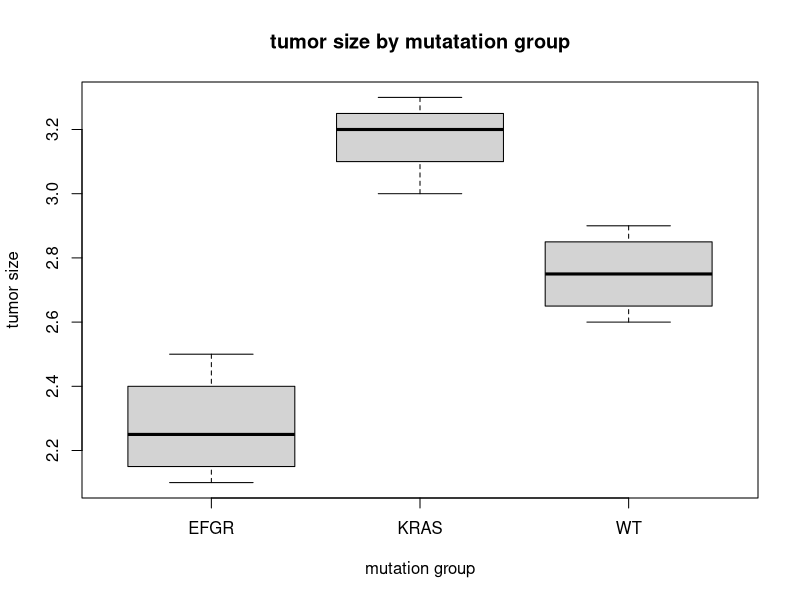
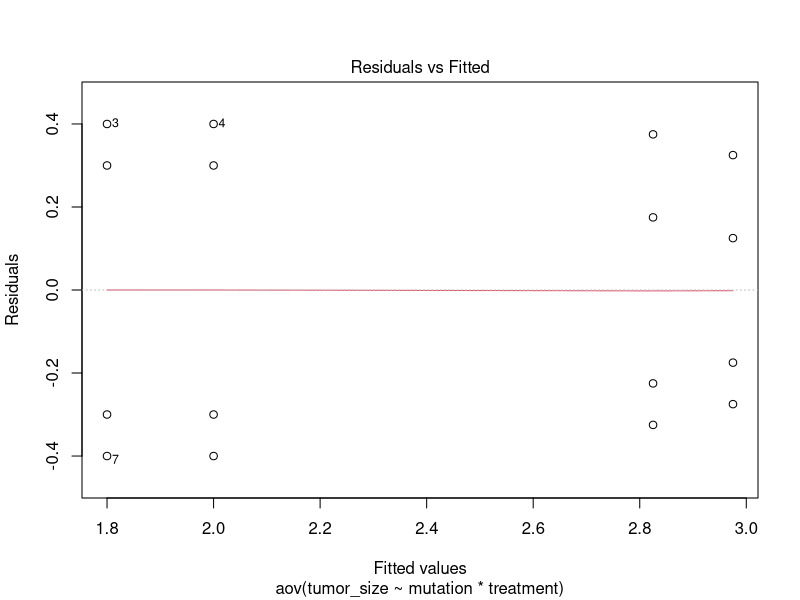
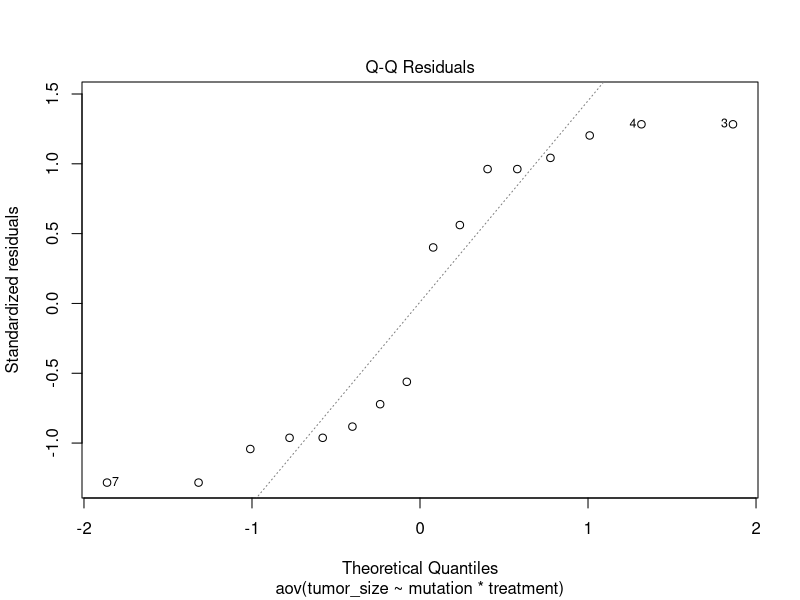
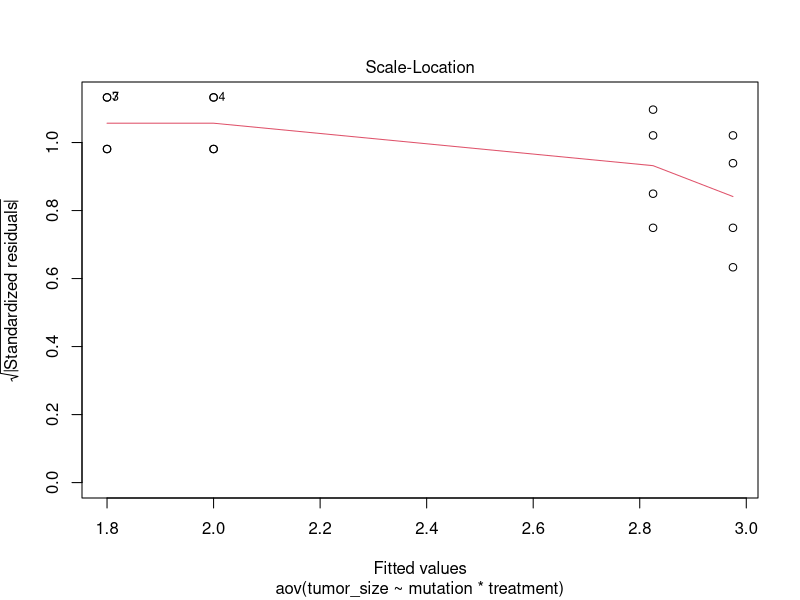
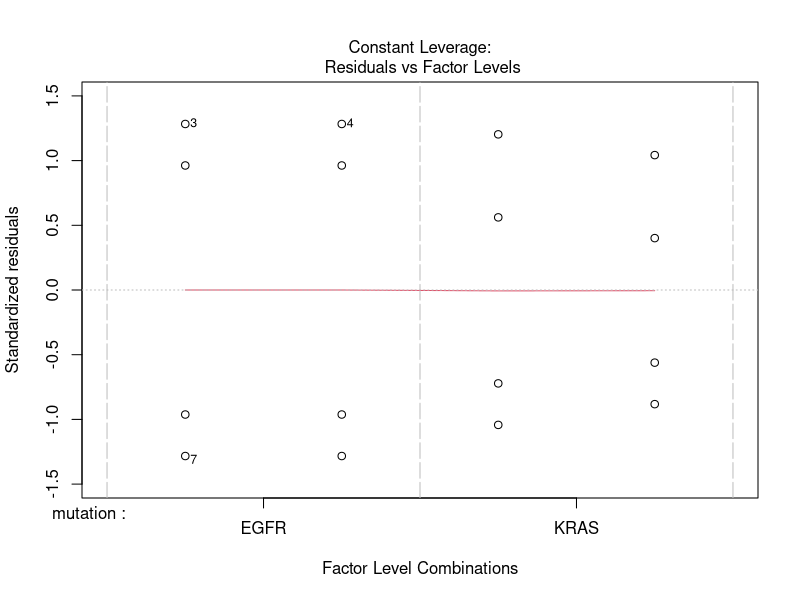
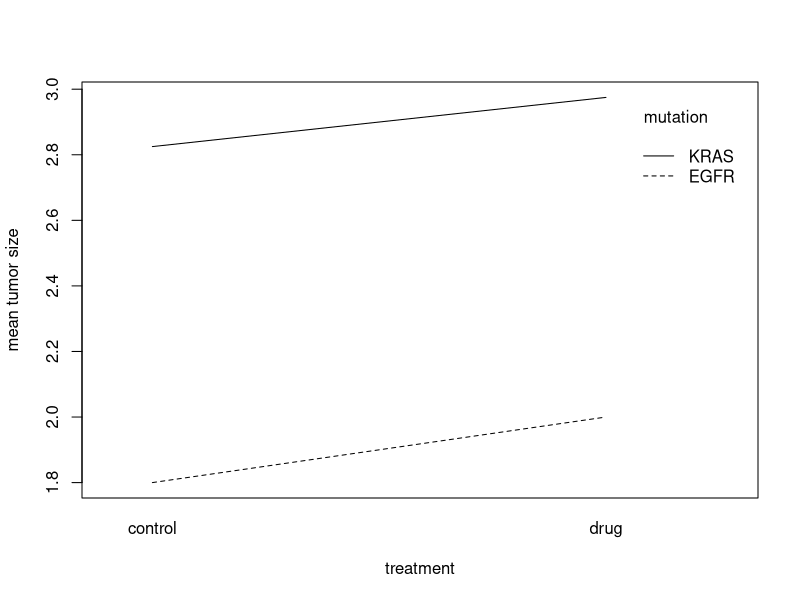

The R script that drew these images, in order: (Note: this script raises an error after producing the figures.)
## ---- chunk 1
tumor_size <- c(2.1, 2.3, 2.5, 2.2, # EGFR

                3.0, 3.2, 3.2, 3.3, # KRAS

                2.6, 2.7, 2.8, 2.9) # Wild-type

group <- factor(rep(c( "EFGR","KRAS", "WT"), each = 4))
data <- data.frame(tumor_size, group)
data
## ---- chunk 2
anova_model <- aov(tumor_size ~ group,
                   data = data)
summary(anova_model)
## ---- chunk 3
shapiro.test(residuals(anova_model))
## ---- chunk 4
bartlett.test(tumor_size ~ group, data = data)
## ---- chunk 5
TukeyHSD(anova_model)
## ---- chunk 6
boxplot(tumor_size ~ group,
        data = data,
        xlab = "mutation group",
        ylab = "tumor size",
        main = "tumor size by mutatation group")
## ---- chunk 7
tumor_size <- c(2.1,2.3,2.2,2.4, #EGFR + control
                1.5,1.6,1.4,1.7, #EGFR + drug
                3.0,3.1,3.2,3.3, #KRAS + control
                2.6,2.7,2.5,2.8) #KRAS + drug
mutation <- factor(rep(c("EGFR", "EGFR", "KRAS", "KRAS"), each = 4))
treatment <- factor(rep(c("control", "drug"), times = 8))
data <- data.frame(tumor_size, mutation, treatment)
## ---- chunk 8
twoway_model <- aov(tumor_size ~mutation *  treatment,data =data)
summary(twoway_model)
## ---- chunk 9
plot(twoway_model)
shapiro.test(residuals(twoway_model))
## ---- chunk 10
interaction.plot(treatment, mutation, tumor_size,
                 xlab = "treatment",
                 ylab = "mean tumor size",
                 trace.label = "mutation")
## ---- chunk 11
TukeyHSD(twoway_model)
## ---- chunk 12
tumor_size <- c(2.1, 2.3,2.6,1.9,2.0, #Baseline
                1.8,2.0,2.4,1.7,1.9, # 3 months
                1.5, 1.7, 2.1, 1.4, 1.6) # 6 months
patient <- factor(rep(1:5, times = 3))
time <- factor(rep(c("Baseline", "3mo", "6mon"), each = 5))
data <- data.frame(patient, time, tumor_size)
## ---- chunk 13
rm_model <- aov(tumor_size ~ time +
                  Error(patient/time), data = data)
summary(rm_model)
## ---- chunk 14
install.packages("dplyr")
library(dplyr)
## ---- chunk 15
ggplot(data, aes(x = time, y = tumor_size, group= patient)) +
  geom_line(aes(colour = patient)) +
  geom_point() +
  stat_summary(fun=mean, geom="line", size = 1.5, color ="black") +
  ylab("tumor size") +
  xlab ("time") +
  ggtitle("repeated measures: tumor size over time")
